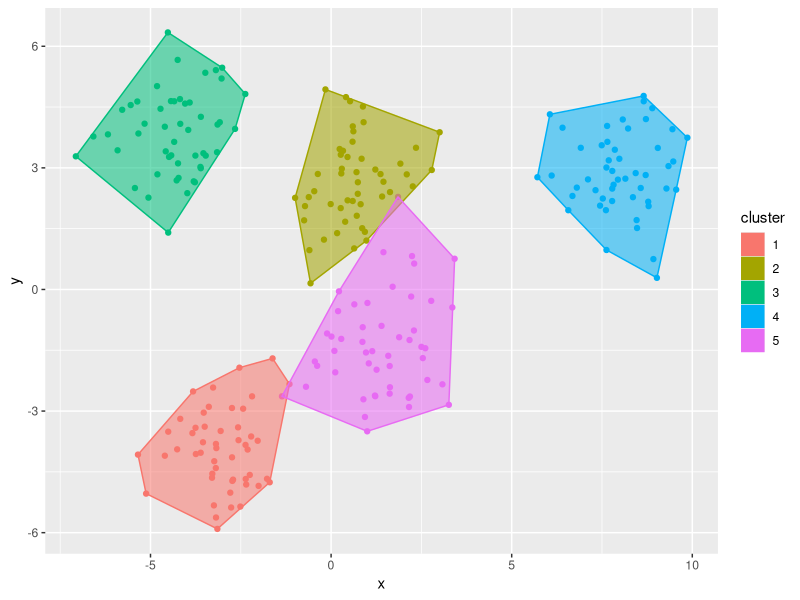

R code for this plot:
library(data.table)
library(ggplot2)

# Simulate data:
set.seed(1)
n_cluster = 50
centroids = cbind.data.frame(
  x=rnorm(5, mean = 0, sd=5),
  y=rnorm(5, mean = 0, sd=5)
)
dt = rbindlist(
  lapply(
    1:nrow(centroids),
    function(i) {
      cluster_dt = data.table(
        x = rnorm(n_cluster, mean = centroids$x[i]),
        y = rnorm(n_cluster, mean = centroids$y[i]),
        cluster = i
      )
    }
  )
)
dt[,cluster:=as.factor(cluster)]

# Find convex hull of each point:
hulls = dt[,.SD[chull(x,y)],by=.(cluster)]

# Plot:
p = ggplot(data = dt, aes(x=x, y=y, colour=cluster)) +
  geom_point() +
  geom_polygon(data = hulls,aes(fill=cluster,alpha = 0.5)) +
  guides(alpha=F)




